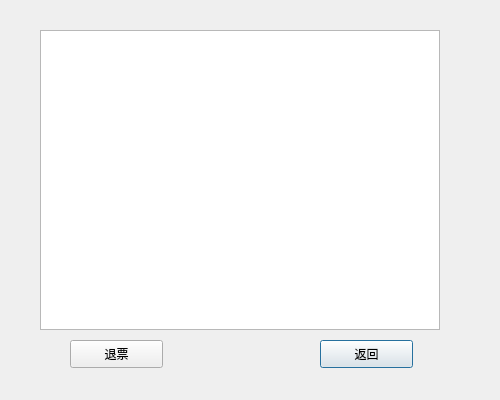
<?xml version="1.0" encoding="UTF-8"?>
<ui version="4.0">
 <class>RefundDialog</class>
 <widget class="QDialog" name="RefundDialog">
  <property name="geometry">
   <rect>
    <x>0</x>
    <y>0</y>
    <width>500</width>
    <height>400</height>
   </rect>
  </property>
  <property name="minimumSize">
   <size>
    <width>500</width>
    <height>400</height>
   </size>
  </property>
  <property name="maximumSize">
   <size>
    <width>500</width>
    <height>400</height>
   </size>
  </property>
  <property name="windowTitle">
   <string>退票窗口</string>
  </property>
  <widget class="QTableWidget" name="tableWidget">
   <property name="geometry">
    <rect>
     <x>40</x>
     <y>30</y>
     <width>400</width>
     <height>300</height>
    </rect>
   </property>
   <property name="minimumSize">
    <size>
     <width>400</width>
     <height>300</height>
    </size>
   </property>
   <property name="maximumSize">
    <size>
     <width>400</width>
     <height>300</height>
    </size>
   </property>
  </widget>
  <widget class="QPushButton" name="backPushButton">
   <property name="geometry">
    <rect>
     <x>320</x>
     <y>340</y>
     <width>93</width>
     <height>28</height>
    </rect>
   </property>
   <property name="text">
    <string>返回</string>
   </property>
  </widget>
  <widget class="QPushButton" name="refundPushButton">
   <property name="geometry">
    <rect>
     <x>70</x>
     <y>340</y>
     <width>93</width>
     <height>28</height>
    </rect>
   </property>
   <property name="text">
    <string>退票</string>
   </property>
  </widget>
 </widget>
 <resources/>
 <connections>
  <connection>
   <sender>backPushButton</sender>
   <signal>clicked()</signal>
   <receiver>RefundDialog</receiver>
   <slot>accept()</slot>
   <hints>
    <hint type="sourcelabel">
     <x>368</x>
     <y>356</y>
    </hint>
    <hint type="destinationlabel">
     <x>457</x>
     <y>353</y>
    </hint>
   </hints>
  </connection>
 </connections>
</ui>
